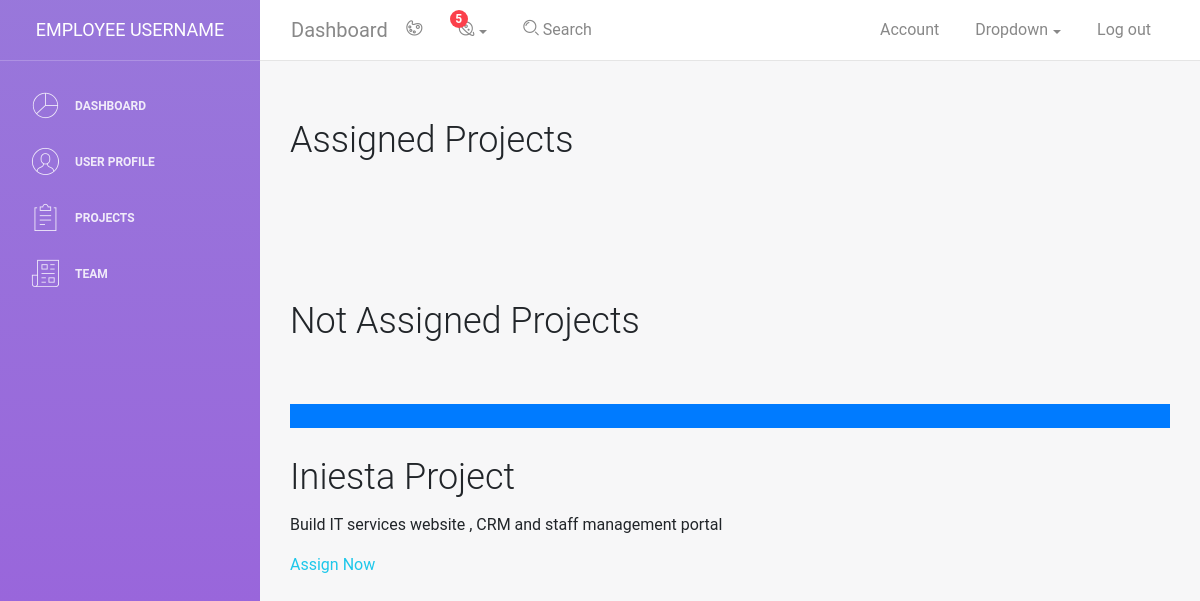
Before: /employee/projects/ with the older database file.
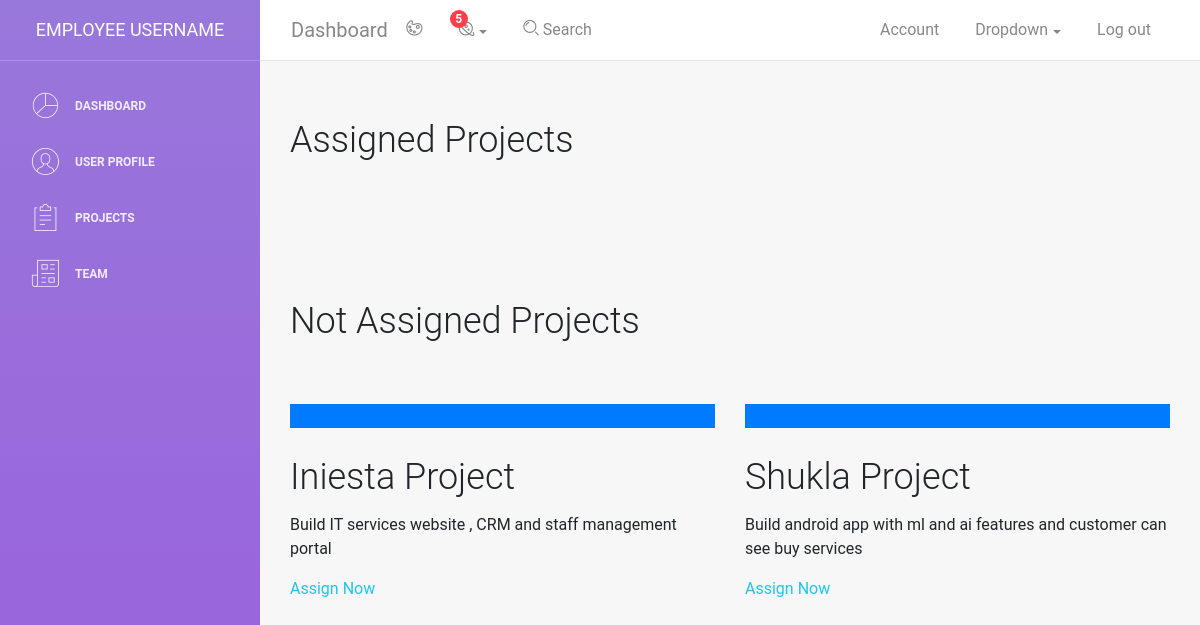
After: the same page with the newer database file.
### staff/models.py (models this page shows, shortened)
class Project(models.Model):
    name  = models.CharField(max_length=50, null = True)
    detail = models.TextField(max_length=400)
    assign_date =models.DateField(null = True)
    due_date = models.DateField(null = True)

### staff/views.py (the view)
# urls.py: path('projects/', views.project, name='project'),
def projects(request):
    projects = Project.objects.filter(team__isnull = False)
    na_projects = Project.objects.filter(team__isnull = True)
    context = {
        "activate" : True,
        "projects":projects,
        "na_projects":na_projects,
    }
    return render(request , 'staff/project.html' , context)

### staff/templates/staff/project.html (shortened to what this page needs)
{% extends "base.html" %}
{% block body %}
<h2>Assigned Projects</h2>
<div class="row g-4 py-5 row-cols-1 row-cols-lg-3">
</div>
{% if na_projects  %}
<h2>Not Assigned Projects</h2>
<div class="row g-4 py-5 row-cols-1 row-cols-lg-3">
    {% for project in  na_projects %}
    <div class="feature col">
        <div class="feature-icon bg-primary bg-gradient">
          <svg class="bi" width="1em" height="1em"><use xlink:href="#collection"></use></svg>
        </div>
        <h2>{{project.name}}</h2>
        <p>{{project.detail}}</p>
        {% url 'staff:project-assign' project.pk as the_url %}
        <a href="{{ the_url }}" class="icon-link">
          Assign Now
          <svg class="bi" width="1em" height="1em"><use xlink:href="#chevron-right"></use></svg>
        </a>
      </div>
    {% endfor %}
</div>
{% endif %}
{% endblock body %}

Changed rows visible on the page:
added Project: name "Shukla Project", detail "Build android app with ml and ai features and customer can see buy services"
